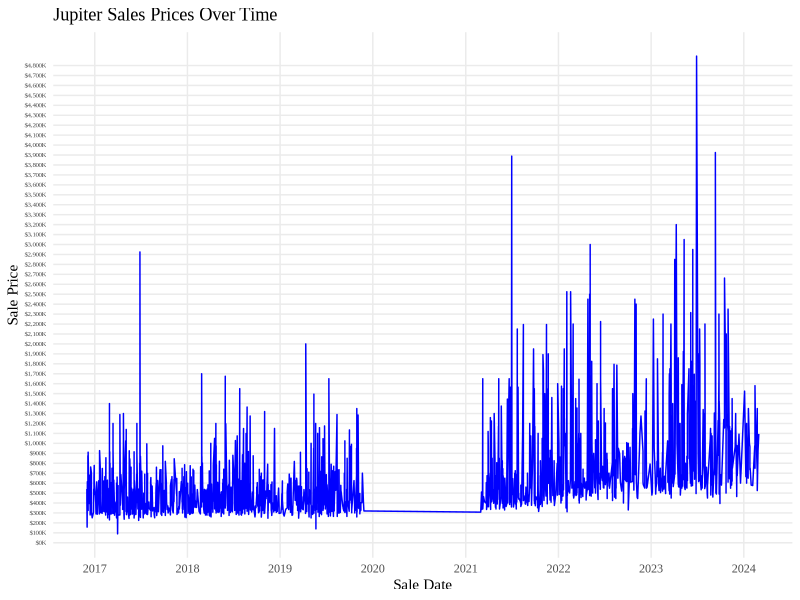
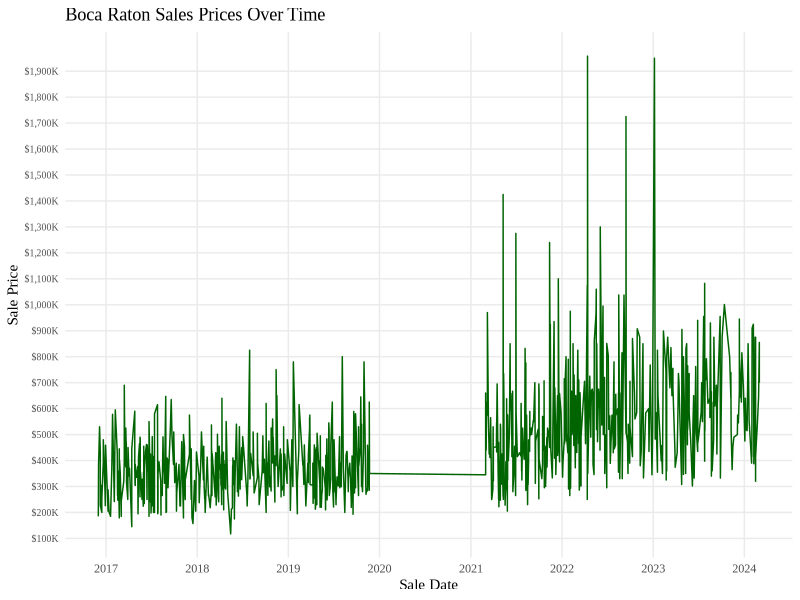

Recreate these plots in R, in order.
#Load in each of my data sets

#Jupiter Data
library(tidyverse)

jupiter_pre_covid <- read.csv("jupitersales16.19.csv")
jupiter_pre_covid <- jupiter_pre_covid %>% 
  mutate(Lot.Size.z = (Lot.Size - mean(Lot.Size))/sd(Lot.Size),
         Total.SQFT.100 = Total.SQFT / 100)

jupiter_post_covid <- read.csv("jupitersales21.24.csv")
jupiter_post_covid <- jupiter_post_covid %>%
  mutate(Lot.Size.z = (Lot.Size - mean(Lot.Size))/sd(Lot.Size),
         Total.SQFT.100 = Total.SQFT / 100)

#Boca Raton Data

boca_pre_covid <- read.csv("bocasales16.19.csv")
boca_pre_covid <- boca_pre_covid %>%
  mutate(Lot.Size.z = (Lot.Size - mean(Lot.Size))/sd(Lot.Size),
         Total.SQFT.100 = Total.SQFT / 100)

boca_post_covid <- read.csv("bocasales21.24.csv")
boca_post_covid <- boca_post_covid %>%
  mutate(Lot.Size.z = (Lot.Size - mean(Lot.Size))/sd(Lot.Size),
         Total.SQFT.100 = Total.SQFT / 100)



#JUPITER PRE REGRESSION
jupiter_pre_covid_model <- lm(log(Sale.Price) ~ Lot.Size.z + Total.SQFT.100 + Bed + as.factor(Full.Bath), data = jupiter_pre_covid)
summary(jupiter_pre_covid_model)

jupiter_pre_covid_coefficients <- coef(summary(jupiter_pre_covid_model))
jupiter_pre_covid_coefficients
#                         Estimate  Std. Error     t value     Pr(>|t|)
#(Intercept)           12.521714291 0.042965463 291.4367390 0.000000e+00
#Lot.Size.z             0.239177982 0.010350086  23.1087924 9.930465e-95
#Total.SQFT.100         0.013233067 0.001276451  10.3670795 5.692201e-24
#Bed                    0.031678221 0.011864582   2.6699820 7.710552e-03
#as.factor(Full.Bath)3  0.019577093 0.018485225   1.0590670 2.898291e-01
#as.factor(Full.Bath)4  0.023988915 0.032267395   0.7434413 4.573920e-01
#as.factor(Full.Bath)5  0.009479416 0.055295323   0.1714325 8.639189e-01
#as.factor(Full.Bath)6 -1.890442886 0.189245565  -9.9893643 1.905983e-22

jupiter_pre_covid_p_values <- jupiter_pre_covid_coefficients[, "Pr(>|t|)"]
jupiter_pre_covid_p_values
#.         (Intercept)            Lot.Size.z        Total.SQFT.100                   Bed 
#.        0.000000e+00          9.930465e-95          5.692201e-24          7.710552e-03 
#as.factor(Full.Bath)3 as.factor(Full.Bath)4 as.factor(Full.Bath)5 as.factor(Full.Bath)6 
#.        2.898291e-01          4.573920e-01          8.639189e-01          1.905983e-22

jupiter_pre_covid_adjusted_r_squared <- summary(jupiter_pre_covid_model)$adj.r.squared
jupiter_pre_covid_adjusted_r_squared
#[1] 0.8248672

jupiter_pre_covid_rmse <- sqrt(mean(jupiter_pre_covid_model$residuals^2))
jupiter_pre_covid_rmse
#[1] 0.1798423



#JUPITER POST REGRESSION
jupiter_post_covid_model <- lm(log(Sale.Price) ~ Lot.Size.z + Total.SQFT.100 + Bed + as.factor(Full.Bath), data = jupiter_post_covid)
summary(jupiter_post_covid_model)

jupiter_post_covid_coefficients <- coef(summary(jupiter_post_covid_model))
jupiter_post_covid_coefficients
#                          Estimate  Std. Error     t value     Pr(>|t|)
#(Intercept)           12.623597844 0.063587306 198.5238664 0.000000e+00
#Lot.Size.z             0.228632818 0.015130953  15.1102724 4.020128e-45
#Total.SQFT.100         0.019577431 0.001875316  10.4395370 6.950781e-24
#Bed                    0.093537697 0.017281485   5.4125961 8.415821e-08
#as.factor(Full.Bath)3  0.004722555 0.027770852   0.1700544 8.650142e-01
#as.factor(Full.Bath)4 -0.138741247 0.050295703  -2.7585109 5.950872e-03
#as.factor(Full.Bath)5 -0.206881582 0.076201984  -2.7149107 6.784911e-03

jupiter_post_covid_p_values <- jupiter_pre_covid_coefficients[, "Pr(>|t|)"]
jupiter_post_covid_p_values
#          (Intercept)            Lot.Size.z        Total.SQFT.100                   Bed 
#         0.000000e+00          9.930465e-95          5.692201e-24          7.710552e-03 
#as.factor(Full.Bath)3 as.factor(Full.Bath)4 as.factor(Full.Bath)5 as.factor(Full.Bath)6 
#         2.898291e-01          4.573920e-01          8.639189e-01          1.905983e-22 

jupiter_post_covid_adjusted_r_squared <- summary(jupiter_pre_covid_model)$adj.r.squared
jupiter_post_covid_adjusted_r_squared
#[1] 0.8248672

jupiter_post_covid_rmse <- sqrt(mean(jupiter_pre_covid_model$residuals^2))
jupiter_post_covid_rmse
#[1] 0.1798423



#BOCA PRE REGRESSION
boca_pre_covid_model <- lm(log(Sale.Price) ~ Lot.Size.z + Total.SQFT.100 + Bed + as.factor(Full.Bath), data = boca_pre_covid)
summary(boca_pre_covid_model)

boca_pre_covid_coefficients <- coef(summary(boca_pre_covid_model))
boca_pre_covid_coefficients
#                          Estimate  Std. Error      t value     Pr(>|t|)
#(Intercept)           12.042326736 0.042916857 280.59666066 0.000000e+00
#Lot.Size.z             0.094452229 0.009818559   9.61976508 4.829934e-20
#Total.SQFT.100         0.027724799 0.001784030  15.54054198 6.883121e-44
#Bed                    0.010932143 0.016192322   0.67514363 4.999320e-01
#as.factor(Full.Bath)3  0.056326395 0.024429241   2.30569563 2.158253e-02
#as.factor(Full.Bath)4 -0.003590848 0.092098838  -0.03898907 9.689164e-01

boca_pre_covid_p_values <- jupiter_pre_covid_coefficients[, "Pr(>|t|)"]
boca_pre_covid_p_values
#          (Intercept)            Lot.Size.z        Total.SQFT.100                   Bed 
#.        0.000000e+00          9.930465e-95          5.692201e-24          7.710552e-03 
#as.factor(Full.Bath)3 as.factor(Full.Bath)4 as.factor(Full.Bath)5 as.factor(Full.Bath)6 
#.        2.898291e-01          4.573920e-01          8.639189e-01          1.905983e-22 

boca_pre_covid_adjusted_r_squared <- summary(jupiter_pre_covid_model)$adj.r.squared
boca_pre_covid_adjusted_r_squared
#[1] 0.8248672

boca_pre_covid_rmse <- sqrt(mean(jupiter_pre_covid_model$residuals^2))
boca_pre_covid_rmse
#[1] 0.1798423



#BOCA POST REGRESSION
boca_post_covid_model <- lm(log(Sale.Price) ~ Lot.Size.z + Total.SQFT.100 + Bed + as.factor(Full.Bath), data = boca_post_covid)
summary(boca_post_covid_model)

boca_post_covid_coefficients <- coef(summary(boca_post_covid_model))
boca_post_covid_coefficients
#                         Estimate  Std. Error    t value      Pr(>|t|)
#(Intercept)           12.09024654 0.143969107 83.9780614 1.959041e-268
#Lot.Size.z             0.11552970 0.012897484  8.9575382  1.021337e-17
#Total.SQFT.100         0.02893718 0.002271306 12.7403259  9.340229e-32
#Bed                    0.04027098 0.020781813  1.9377994  5.330358e-02
#as.factor(Full.Bath)2  0.28577576 0.139221503  2.0526697  4.071071e-02
#as.factor(Full.Bath)3  0.27702826 0.144340650  1.9192671  5.561360e-02
#as.factor(Full.Bath)4  0.12645873 0.203148832  0.6224930  5.339485e-01
#as.factor(Full.Bath)5 -0.47886595 0.218855540 -2.1880458  2.920503e-02
#as.factor(Full.Bath)6 -0.09954410 0.258238490 -0.3854735  7.000777e-01

boca_post_covid_p_values <- jupiter_pre_covid_coefficients[, "Pr(>|t|)"]
boca_post_covid_p_values
#          (Intercept)            Lot.Size.z        Total.SQFT.100                   Bed 
#         0.000000e+00          9.930465e-95          5.692201e-24          7.710552e-03 
#as.factor(Full.Bath)3 as.factor(Full.Bath)4 as.factor(Full.Bath)5 as.factor(Full.Bath)6 
#         2.898291e-01          4.573920e-01          8.639189e-01          1.905983e-22 


boca_post_covid_adjusted_r_squared <- summary(jupiter_pre_covid_model)$adj.r.squared
boca_post_covid_adjusted_r_squared
#[1] 0.8248672

boca_post_covid_rmse <- sqrt(mean(jupiter_pre_covid_model$residuals^2))
boca_post_covid_rmse
#[1] 0.1798423





# Creating a data frame for coefficients
coefficients_table <- data.frame(
  Variable = c("Intercept", "Lot.Size.z", "Total.SQFT.100", "Bed", 
               "Full.Bath3", "Full.Bath4", "Full.Bath5", "Full.Bath6", "Full.Bath2"),
  Jupiter_Pre_COVID = c(
    jupiter_pre_covid_coefficients["(Intercept)", "Estimate"],
    jupiter_pre_covid_coefficients["Lot.Size.z", "Estimate"],
    jupiter_pre_covid_coefficients["Total.SQFT.100", "Estimate"],
    jupiter_pre_covid_coefficients["Bed", "Estimate"],
    jupiter_pre_covid_coefficients["as.factor(Full.Bath)3", "Estimate"],
    jupiter_pre_covid_coefficients["as.factor(Full.Bath)4", "Estimate"],
    jupiter_pre_covid_coefficients["as.factor(Full.Bath)5", "Estimate"],
    jupiter_pre_covid_coefficients["as.factor(Full.Bath)6", "Estimate"],
    NA
  ),
  Jupiter_Post_COVID = c(
    jupiter_post_covid_coefficients["(Intercept)", "Estimate"],
    jupiter_post_covid_coefficients["Lot.Size.z", "Estimate"],
    jupiter_post_covid_coefficients["Total.SQFT.100", "Estimate"],
    jupiter_post_covid_coefficients["Bed", "Estimate"],
    jupiter_post_covid_coefficients["as.factor(Full.Bath)3", "Estimate"],
    jupiter_post_covid_coefficients["as.factor(Full.Bath)4", "Estimate"],
    jupiter_post_covid_coefficients["as.factor(Full.Bath)5", "Estimate"],
    NA,
    NA
  ),
  Boca_Pre_COVID = c(
    boca_pre_covid_coefficients["(Intercept)", "Estimate"],
    boca_pre_covid_coefficients["Lot.Size.z", "Estimate"],
    boca_pre_covid_coefficients["Total.SQFT.100", "Estimate"],
    boca_pre_covid_coefficients["Bed", "Estimate"],
    boca_pre_covid_coefficients["as.factor(Full.Bath)3", "Estimate"],
    boca_pre_covid_coefficients["as.factor(Full.Bath)4", "Estimate"],
    NA,
    NA,
    NA
  ),
  Boca_Post_COVID = c(
    boca_post_covid_coefficients["(Intercept)", "Estimate"],
    boca_post_covid_coefficients["Lot.Size.z", "Estimate"],
    boca_post_covid_coefficients["Total.SQFT.100", "Estimate"],
    boca_post_covid_coefficients["Bed", "Estimate"],
    NA,
    boca_post_covid_coefficients["as.factor(Full.Bath)4", "Estimate"],
    boca_post_covid_coefficients["as.factor(Full.Bath)5", "Estimate"],
    boca_post_covid_coefficients["as.factor(Full.Bath)6", "Estimate"],
    boca_post_covid_coefficients["as.factor(Full.Bath)2", "Estimate"]
  )
)

cat("Coefficients Table:\n")
print(coefficients_table)

# Creating a data frame for model metrics
metrics_table <- data.frame(
  Metric = c("Adjusted R-squared", "RMSE"),
  Jupiter_Pre_COVID = c(jupiter_pre_covid_adjusted_r_squared, jupiter_pre_covid_rmse),
  Jupiter_Post_COVID = c(jupiter_post_covid_adjusted_r_squared, jupiter_post_covid_rmse),
  Boca_Pre_COVID = c(boca_pre_covid_adjusted_r_squared, boca_pre_covid_rmse),
  Boca_Post_COVID = c(boca_post_covid_adjusted_r_squared, boca_post_covid_rmse)
)

cat("\nModel Metrics Table:\n")
print(metrics_table)





#Creating Visuals 
library(ggplot2)
library(dplyr)


#Jupiter Data
jupitersales_data <- read.csv("jupitersales.csv")

jupitersales_data$Sale.Date <- as.Date(jupitersales_data$Sale.Date, format = "%m/%d/%y")

ggplot(jupitersales_data, aes(x = Sale.Date, y = Sale.Price)) +
  geom_line(color = "blue") +
  labs(title = "Jupiter Sales Prices Over Time",
       x = "Sale Date",
       y = "Sale Price") +
  theme_minimal() +
  scale_x_date(date_breaks = "1 year", date_labels = "%Y") +
  scale_y_continuous(breaks = seq(0, max(jupitersales_data$Sale.Price), by = 100000),
                     labels = function(x) paste0("$", format(x / 1000, big.mark = ",", trim = TRUE), "K")) +
  theme(text = element_text(family = "Times New Roman"),
        axis.text.y = element_text(size = 5),
        panel.grid.minor = element_blank())  # Remove major gridlines



#Boca Data 
bocasales_data <- read.csv("bocasales.csv")

bocasales_data$Sale.Date <- as.Date(bocasales_data$Sale.Date, format = "%m/%d/%y")

ggplot(bocasales_data, aes(x = Sale.Date, y = Sale.Price)) +
  geom_line(color = "darkgreen") +
  labs(title = "Boca Raton Sales Prices Over Time",
       x = "Sale Date",
       y = "Sale Price") +
  theme_minimal() +
  scale_x_date(date_breaks = "1 year", date_labels = "%Y") +
  scale_y_continuous(breaks = seq(0, max(bocasales_data$Sale.Price), by = 100000),
                     labels = function(x) paste0("$", format(x / 1000, big.mark = ",", trim = TRUE), "K")) +
  theme(text = element_text(family = "Times New Roman"),
        axis.text.y = element_text(size = 7),
        panel.grid.minor = element_blank())  # Remove major gridlines


